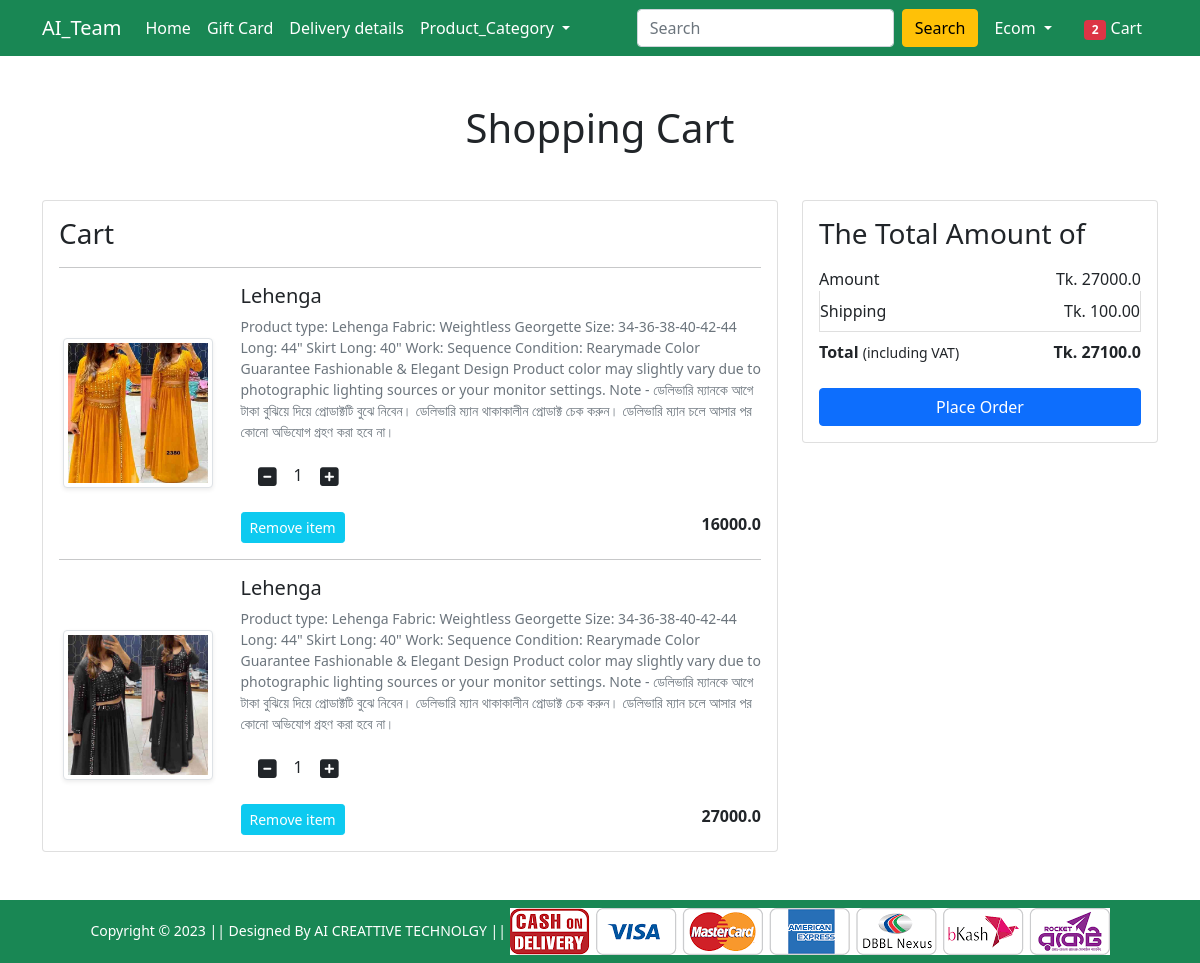
The app's page /cart/ (signed in) with its own data.
### Shop/models.py (models this page shows, shortened)
class Cart(models.Model):
    user = models.ForeignKey(User, on_delete=models.CASCADE)
    product = models.ForeignKey(Product, on_delete=models.CASCADE)
    quantity = models.PositiveIntegerField(default=1)

class Product(models.Model):
    title = models.CharField(max_length=100)
    selling_price = models.FloatField()
    discounted_price = models.FloatField()
    description = models.TextField()
    brand = models.CharField(max_length=100)
    category = models.CharField(choices=CATEGORY_CHOICES,max_length=2)
    product_image = models.ImageField(upload_to='productimg')

### Shop/views.py (the view)
# urls.py: path('cart/', views.show_cart, name='showcart'),
@login_required
def show_cart(request):
   if request.user.is_authenticated:
      totalitem = 0
      user = request.user
      cart = Cart.objects.filter(user=user)
      amount = 0.0
      shipping_amount = 100.0
      total = 00
      cart_product = [p for p in Cart.objects.all() if p.user==user]
      if cart_product:
         for p in cart_product:
            tempamount = (p.quantity * p.product.discounted_price)
            amount = tempamount
            totalamount = amount + shipping_amount
            if request.user.is_authenticated:
                totalitem = len(Cart.objects.filter(user=request.user))
         return render(request, 'Shop/addtocart.html', {'carts':cart, 'totalamount':totalamount,'amount':amount,'totalitem':totalitem })
      else:
         return render(request, 'Shop/emptycart.html')

### Shop/templates/Shop/addtocart.html (shortened to what this page needs)
{% extends 'Shop/base.html' %}
{% load static %}
{% block main-content %}
<div class="container my-5">
    <div class="row">
        <h1 class="text-center mb-5">Shopping Cart</h1>
        <div class="col-sm-8">
            <div class="card">
                <div class="card-body">
                    <h3>Cart</h3>
                    {% for cart in carts %}
                    <hr>
                    <div class="row">
                        <div class="col-sm-3 text-center align-self-center"><img
                                src="{{cart.product.product_image.url}}" alt="" srcset=""
                                class="img-fluid img-thumbnail shadow-sm" height="150" width="150"> </div>
                        <div class="col-sm-9">
                            <div>
                                <h5>{{cart.product.title}}</h5>
                                <p class="mb-2 text-muted small">{{cart.product.description}}</p>
                                <div class="my-3">
                                    <a class="minus-cart btn" pid = "{{cart.product.id}}"><i class="fas fa-minus-square fa-lg"></i></a>
                                    <span id="quantity">{{cart.quantity}}</span>
                                    <a class="plus-cart btn" pid = "{{cart.product.id}}"><i class="fas fa-plus-square fa-lg"></i></a>
                                </div>
                                <div class="d-flex justify-content-between">
                                    <a href="" class="btn btn-sm btn-info  text-white mr-3 remove-cart" pid = "{{cart.product.id}}">Remove item </a>
                                    <p class="mb-0"><span><strong>{{cart.product.discounted_price}}</strong></span></p>
                                </div>
                            </div>
                        </div>
                    </div>
                    {% endfor %}
                </div>
            </div>
        </div>
        <div class="col-sm-4">
            <div class="card">
                <div class="card-body">
                    <h3>The Total Amount of</h3>
                    <ul class="list-group">
                        <li
                            class="list-group-item d-flex justify-content-between align-items-center border-0 px-0 pb-0">
                            Amount<span>Tk. <span id="amount">{{amount}}</span></span></li>
                        <li class="list-group-item d-flex justify-content-between align-items-center px-0">
                            Shipping<span>Tk. 100.00</span></li>
                        <li
                            class="list-group-item d-flex justify-content-between align-items-center border-0 px-0 mb-3">
                            <div>
                                <strong>Total</strong> <small>(including VAT)</small>
                            </div>
                            <span><strong>Tk. <strong id="totalamount"> {{totalamount}}</strong></strong></span>
                        </li>
                    </ul>
                    <div class="d-grid"><a href="{% url 'checkout' %}" class="btn btn-primary">Place Order</a></div>
                </div>
            </div>
        </div>
    </div>
</div>
{% endblock main-content %}

### Shop/templates/Shop/base.html (shortened to what this page needs)
<!doctype html>
{% load static %}
<html lang="en">
<head>
    <link href="https://cdn.jsdelivr.net/npm/bootstrap@5.0.0-beta1/dist/css/bootstrap.min.css" rel="stylesheet"
>
    <link rel="stylesheet" href="{% static 'Shop/css/owl.carousel.min.css' %}">
    <link rel="stylesheet" href="{% static 'Shop/css/all.min.css' %}">
    <link rel="stylesheet" href="{% static 'Shop/css/style.css' %}">
</head>
<body>
    <nav class="navbar navbar-expand-lg navbar-dark bg-success">
        <div class="container">
            <a class="navbar-brand" href="/">AI_Team</a>
            <div class="collapse navbar-collapse" id="navbarSupportedContent">
                <ul class="navbar-nav me-auto mb-2 mb-lg-0">
                    <li class="nav-item">
                        <a class="nav-link active" aria-current="page" href="/">Home</a>
                    </li>
                    <li class="nav-item">
                        <a class="nav-link active" aria-current="page" href="#">Gift Card</a>
                    </li>
                    <li class="nav-item">
                        <a class="nav-link active" aria-current="page" href="#">Delivery details</a>
                    </li>
                    <li class="nav-item dropdown">
                        <a class="nav-link dropdown-toggle text-white" href="#" id="electronicsDropdown" role="button"
                            data-bs-toggle="dropdown" aria-expanded="false">
                            Product_Category
                        </a>
                    </li>
                </ul>
                <form class="d-flex">
                    <input class="form-control me-2" type="search" placeholder="Search" aria-label="Search">
                    <button class="btn btn-warning" type="submit">Search</button>
                </form>
                <div>
                    <ul class="navbar-nav me-auto mb-2 mb-lg-0">
                        {% if request.user.is_authenticated %}
                        <li class="nav-item dropdown mx-2">
                            <a class="nav-link dropdown-toggle text-white" href="#" id="profileDropdown" role="button"
                                data-bs-toggle="dropdown" aria-expanded="false">
                                {{request.user.username|capfirst}}
                            </a>
                        </li>
                        <li class="nav-item mx-2">
                            <a href="{% url 'showcart' %}" class="nav-link text-white"><span
                                    class="badge bg-danger">{{totalitem}}</span> Cart </a>
                        </li>
                        {% endif %}
                    </ul>
                </div>
            </div>
        </div>
    </nav>
    {% block main-content %} {% endblock main-content %}
    <footer class="container-fluid bg-success text-center p-2 mt-5">
        <small class="text-white">Copyright &copy; 2023 || Designed By AI CREATTIVE TECHNOLGY || </small>
        <img src="{% static 'Shop/images/paymentlogo.png' %}" alt="" srcset="" class="img-fluid" height="2px">
    </footer>
</body>
</html>

### records on screen
Cart: product.product_image (picture), product "Lehenga", product.description "Product type: Lehenga Fabric: Weightless Georgette Size: 34-36-38-40-42-44 Long: 44\" Skirt Long: 40\" Work: Sequence Condition: Rearymade Color Guarantee Fashionable & Elegant Design Product color may slightly vary due to photographic lighting sources or your monitor settings. Note - ডেলিভারি ম্যানকে আগে টাকা বুঝিয়ে দিয়ে প্রোডাক্টটি বুঝে নিবেন। ডেলিভারি ম্যান থাকাকালীন প্রোডাক্ট চেক করুন। ডেলিভারি ম্যান চলে আসার পর কোনো অভিযোগ গ্রহণ করা হবে না।", quantity "1", product.discounted_price "16000.0"
Cart: product.product_image (picture), product "Lehenga", product.description "Product type: Lehenga Fabric: Weightless Georgette Size: 34-36-38-40-42-44 Long: 44\" Skirt Long: 40\" Work: Sequence Condition: Rearymade Color Guarantee Fashionable & Elegant Design Product color may slightly vary due to photographic lighting sources or your monitor settings. Note - ডেলিভারি ম্যানকে আগে টাকা বুঝিয়ে দিয়ে প্রোডাক্টটি বুঝে নিবেন। ডেলিভারি ম্যান থাকাকালীন প্রোডাক্ট চেক করুন। ডেলিভারি ম্যান চলে আসার পর কোনো অভিযোগ গ্রহণ করা হবে না।", quantity "1", product.discounted_price "27000.0"

### other values on screen
{{ request.user.username|capfirst }} "Ecom"
{{ totalitem }} "2"
{{ amount }} "27000.0"
{{ totalamount }} "27100.0"
